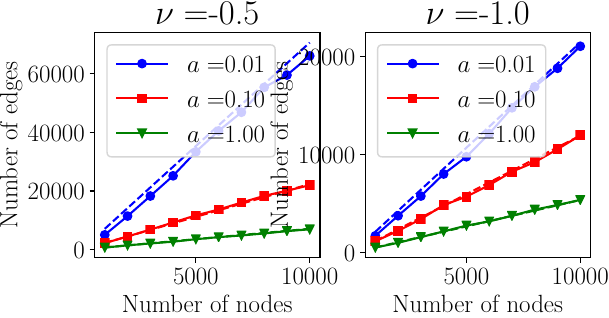

Recreate this plot in Python.
from utils.plots import *
from model.transformed_gig import TransformedGIG
from model.bnrg import BNRG
from matplotlib import rc
from scipy.special import kv

ns = np.arange(1000, 10001, 1000)
nu_list = [-0.5, -1.0]
a_list = [1e-2, 1e-1, 1.0]
b = 2.0
emp_specs = ['bo-', 'rs-', 'gv-']
thr_specs = ['b--', 'r--', 'g--']
rc('font', family='Dejavu Sans')
rc('text', usetex=True)

fig, axarr = plt.subplots(1, 2)
for i,nu in enumerate(nu_list):
    axarr[i].set_title(r'$\nu=$%.1f' % nu, fontsize=25)
    for j, a in enumerate(a_list):
        print 'processing nu %f, a %f...' % (nu, a)
        E = []
        EE = []
        for n in ns:
            w = TransformedGIG.sample_(nu, a, b, n)
            graph = BNRG.sample_graph(w)
            E.append(graph['n_edges'])
            EE.append(0.5*n*np.sqrt(b)*kv(nu+1, np.sqrt(a*b)) \
                    /(np.sqrt(a)*kv(nu, np.sqrt(a*b))))
        label = r'$a=$%.2f' % a
        axarr[i].plot(ns, E, emp_specs[j], label=label)
        axarr[i].plot(ns, EE, thr_specs[j])
        axarr[i].set_xlabel(r'Number of nodes', fontsize=18)
        axarr[i].xaxis.set_tick_params(labelsize=18)
        axarr[i].set_ylabel(r'Number of edges', fontsize=18)
        axarr[i].yaxis.set_tick_params(labelsize=18)
    x0, x1 = axarr[i].get_xlim()
    y0, y1 = axarr[i].get_ylim()
    axarr[i].set_aspect((x1-x0)/(y1-y0))
    axarr[i].legend(fontsize=18)
plt.show()
fig.savefig('figures/gignrg_sparsity.pdf', dpi=500, bbox_inches='tight', pad_inches=0)
